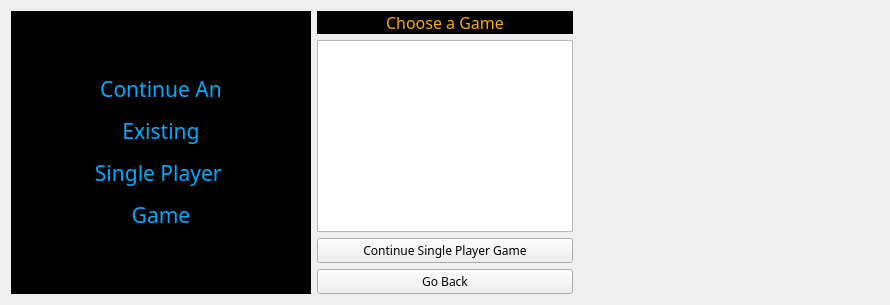
      <widget class="QWidget" name="continue_single">
       <layout class="QVBoxLayout" name="verticalLayout_4">
        <item>
         <layout class="QHBoxLayout" name="horizontalLayout_4">
          <item>
           <widget class="QLabel" name="label_13">
            <property name="minimumSize">
             <size>
              <width>300</width>
              <height>0</height>
             </size>
            </property>
            <property name="font">
             <font>
              <family>Terminator Two</family>
              <pointsize>16</pointsize>
             </font>
            </property>
            <property name="styleSheet">
             <string notr="true">background-color: rgb(0, 0, 0);</string>
            </property>
            <property name="text">
             <string>&lt;html&gt;&lt;head/&gt;&lt;body&gt;&lt;p align=&quot;center&quot;&gt;&lt;span style=&quot; color:#00aaff;&quot;&gt;Continue An&lt;/span&gt;&lt;/p&gt;&lt;p align=&quot;center&quot;&gt;&lt;span style=&quot; color:#00aaff;&quot;&gt;Existing&lt;/span&gt;&lt;/p&gt;&lt;p align=&quot;center&quot;&gt;&lt;span style=&quot; color:#00aaff;&quot;&gt;Single Player &lt;/span&gt;&lt;/p&gt;&lt;p align=&quot;center&quot;&gt;&lt;span style=&quot; color:#00aaff;&quot;&gt;Game&lt;/span&gt;&lt;/p&gt;&lt;/body&gt;&lt;/html&gt;</string>
            </property>
           </widget>
          </item>
          <item>
           <layout class="QVBoxLayout" name="verticalLayout_6">
            <item>
             <widget class="QLabel" name="label_14">
              <property name="font">
               <font>
                <family>Terminator Two</family>
                <pointsize>12</pointsize>
               </font>
              </property>
              <property name="styleSheet">
               <string notr="true">background-color: rgb(0, 0, 0);</string>
              </property>
              <property name="text">
               <string>&lt;html&gt;&lt;head/&gt;&lt;body&gt;&lt;p align=&quot;center&quot;&gt;&lt;span style=&quot; color:#ffaa00;&quot;&gt;Choose a Game&lt;/span&gt;&lt;/p&gt;&lt;/body&gt;&lt;/html&gt;</string>
              </property>
             </widget>
            </item>
            <item>
             <widget class="QListView" name="lstChooseGameContSingle"/>
            </item>
            <item>
             <widget class="QPushButton" name="btnContSingle">
              <property name="font">
               <font>
                <family>RowdyHeavy</family>
                <pointsize>9</pointsize>
               </font>
              </property>
              <property name="text">
               <string>Continue Single Player Game</string>
              </property>
             </widget>
            </item>
            <item>
             <widget class="QPushButton" name="btnBackContSingle">
              <property name="font">
               <font>
                <family>RowdyHeavy</family>
                <pointsize>9</pointsize>
               </font>
              </property>
              <property name="text">
               <string>Go Back</string>
              </property>
             </widget>
            </item>
           </layout>
          </item>
          <item>
           <widget class="QLabel" name="lblMapContinueSingle">
            <property name="minimumSize">
             <size>
              <width>300</width>
              <height>0</height>
             </size>
            </property>
            <property name="text">
             <string/>
            </property>
           </widget>
          </item>
         </layout>
        </item>
       </layout>
      </widget>
